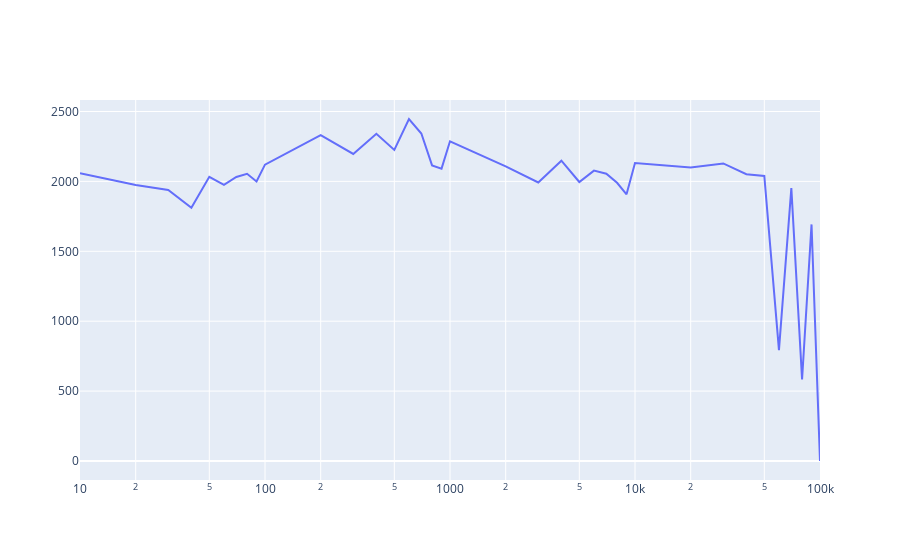

Here is the notebook cell this chart was saved with:
### Markdown cell above
### Root Mean Square Error

### Code cell
rmse_line = go.Figure(lineof(x=list(rmse_distances.keys()), y=list(rmse_distances.values())))
rmse_line.update_xaxes(type='log')
rmse_line

### Figure 1 — Plotly figure (JSON) as saved in the notebook; plotly's stock layout.template omitted (floating-point values rounded to 4 significant figures)
{"data": [{"mode": "lines", "type": "scatter", "x": [10, 20, 30, 40, 50, 60, 70, 80, 90, 100, 200, 300, 400, 500, 600, 700, 800, 900, 1000, 2000, 3000, 4000, 5000, 6000, 7000, 8000, 9000, 10000, 20000, 30000, 40000, 50000, 60000, 70000, 80000, 90000, 100000], "y": [2058.0, 1975.0, 1939.0, 1811.0, 2033.0, 1976.0, 2032.0, 2054.0, 1999.0, 2120.0, 2331.0, 2197.0, 2341.0, 2225.0, 2446.0, 2343.0, 2115.0, 2091.0, 2287.0, 2108.0, 1993.0, 2148.0, 1996.0, 2077.0, 2055.0, 1990.0, 1907.0, 2132.0, 2100.0, 2129.0, 2052.0, 2039.0, 793.5, 1951.0, 582.8, 1692.0, 0]}], "layout": {"xaxis": {"type": "log"}}}
